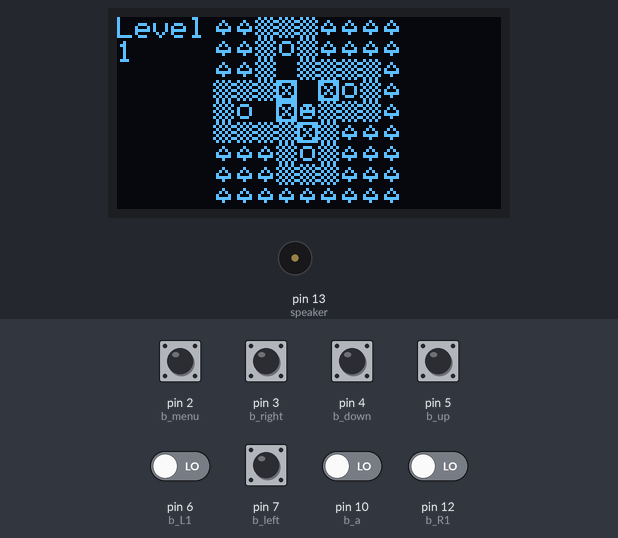
A sketch run on a simulated Arduino Uno, built with avr-gcc and run on an emulated ATmega328P. Shown: 128×64 one-colour display, buzzer (waves = sounding). The inputs (shaded band) are chosen by the test bench; at power-on: pin 2 (b_menu), pin 3 (b_right), pin 4 (b_down), pin 5 (b_up), pin 6 (b_L1), pin 7 (b_left), pin 10 (b_a), pin 12 (b_R1) LOW.

Above: at 2.0 s.
2.1 s: pin 4 (b_down) pulled HIGH for 0.15 s
At 3.5 s:
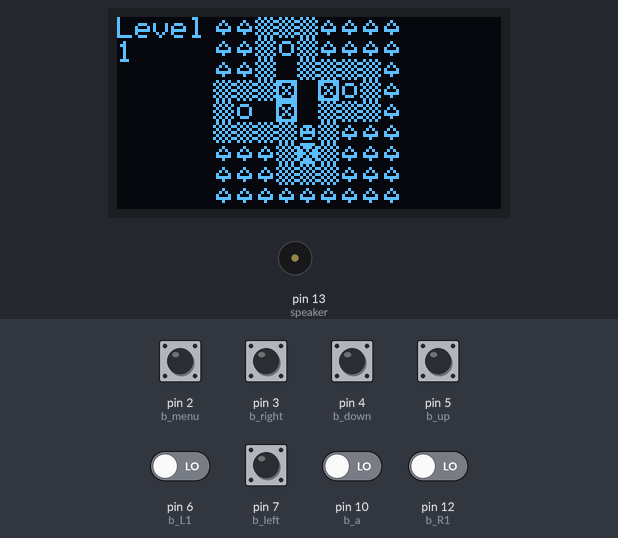
3.8 s: pin 2 (b_menu) pulled HIGH for 1 s
At 4.23 s:
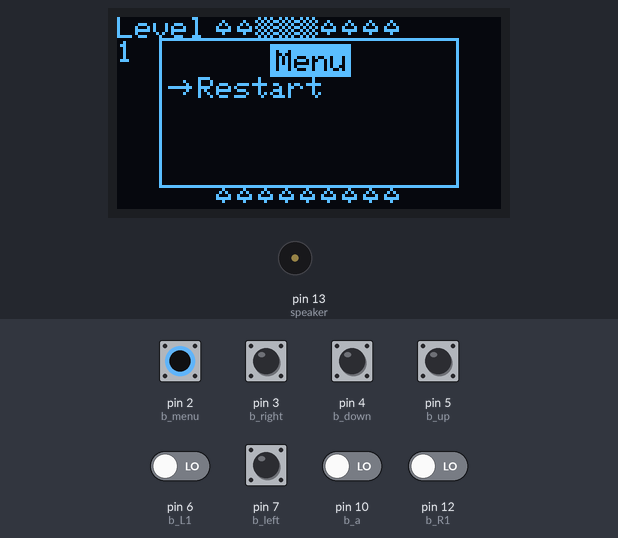
6.3 s: pin 6 (b_L1) driven HIGH
At 6.41 s:
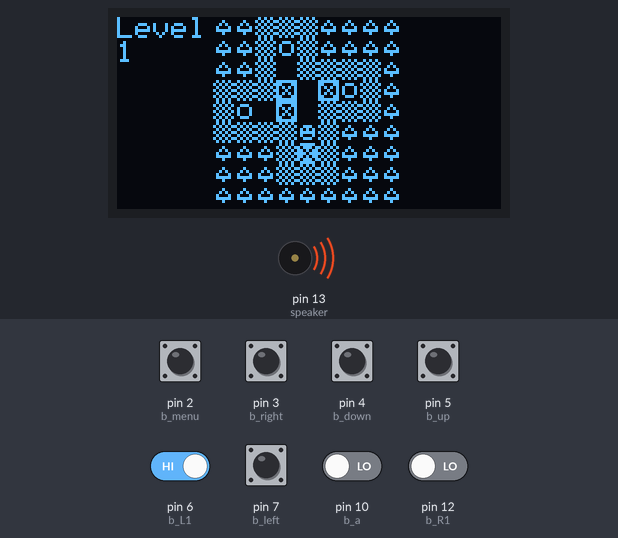
9.3 s: pin 2 (b_menu) pulled HIGH for 0.15 s
At 9.88 s:
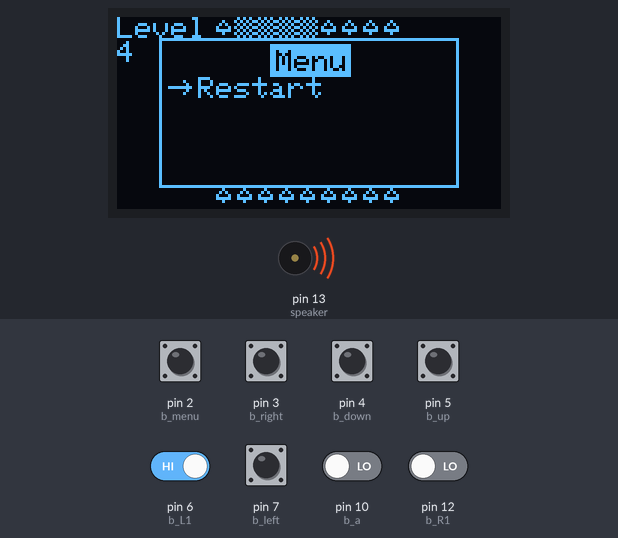
11.8 s: pin 10 (b_a) driven HIGH
At 12.64 s:
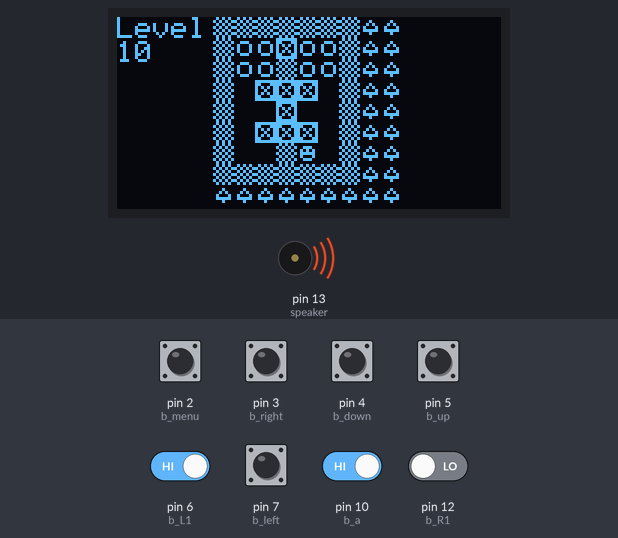
14.8 s: pin 3 (b_right) pulled HIGH for 0.15 s
At 15.16 s:
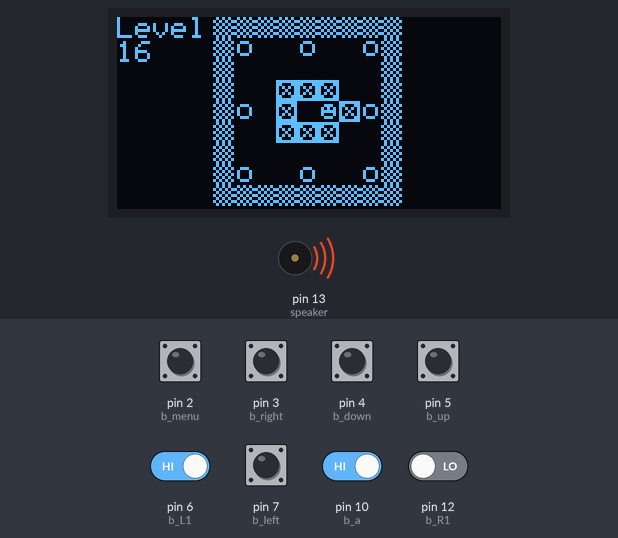
Timing chart, 0 to 17.5 s (numbered marks = the images above; inputs shaded):
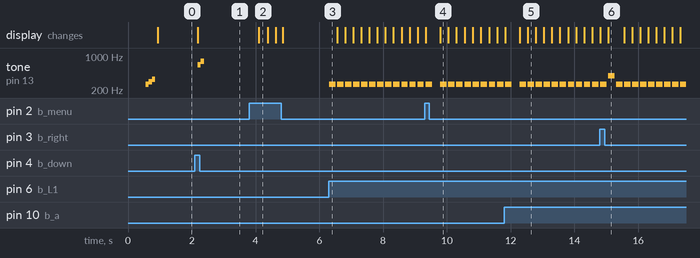

Measured:
- after the input at 2.1 s, tone on pin 13 (speaker): silent → 659 Hz after 0.09 s, → 784 Hz 0.10 s later, → silent 0.10 s later; the display: changes after 0.09 s (image 1)
- after the input at 3.8 s, the display: changes after 0.30 s (image 2)
- after the input at 6.3 s, tone on pin 13 (speaker): alternates 262 Hz for 0.20 s and silent for 0.05 s, starting at once
- what the display in image 6 shows lasts 0.5 s, from 15.1 s to 15.6 s

The sketch:

Sokoban.ino
```cpp
#include "buttons.h"
#include "display.h"
#include "speaker.h"
#include "utils.h"

#include "sokoban.h"


void setup() {
  //Serial.begin(9600);
  //Serial.println();

  if(!display.begin(SSD1306_SWITCHCAPVCC, SCREEN_ADDRESS)) {
    Serial.println(F("SSD1306 allocation failed"));
    for(;;);
  }

  display.clearDisplay();

  // Logo Bit-Boy
  display.drawRoundRect(33, 4, 59, 53, 3, SSD1306_WHITE);
  display.setTextSize(3);
  display.setTextColor(SSD1306_WHITE);
  display.setCursor(37, 8);
  display.println(F("BIT"));
  display.setCursor(37, 32);
  display.println(F("BOY"));
  display.display();
  delay(500);

  buttons.init();
  speaker.init();

  display.display();
}

void loop() {
  display.clearDisplay();

  sokoban.game();

  display.display();
}
```

buttons.cpp
```cpp
#include "buttons.h"
#include "display.h"
#include "speaker.h"

Buttons buttons;

void Buttons::init() {
  pinMode(b_menu , INPUT);
  pinMode(b_R1   , INPUT);
  pinMode(b_L1   , INPUT);
  pinMode(b_up   , INPUT);
  pinMode(b_right, INPUT);
  pinMode(b_down , INPUT);
  pinMode(b_left , INPUT);
  pinMode(b_a    , INPUT);
  pinMode(b_b    , INPUT);
  pinMode(b_x    , INPUT);
  pinMode(b_y    , INPUT);
}
```

buttons.h
```cpp
#ifndef BUTTONS_H
#define BUTTONS_H

#include <Arduino.h>

class Buttons
{
  public:
    void init();

    const int8_t b_menu  = 2;
    const int8_t b_R1    = 12;
    const int8_t b_L1    = 6;
    const int8_t b_up    = 5;
    const int8_t b_right = 3;
    const int8_t b_down  = 4;
    const int8_t b_left  = 7;
    const int8_t b_a     = 10;
    const int8_t b_b     = 11;
    const int8_t b_x     = 8;
    const int8_t b_y     = 9;

    bool b_state_menu  = false;
    bool b_state_R1    = false;
    bool b_state_L1    = false;
    bool b_state_up    = false;
    bool b_state_right = false;
    bool b_state_down  = false;
    bool b_state_left  = false;
    bool b_state_y     = false;
    bool b_state_b     = false;
    bool b_state_a     = false;
    bool b_state_x     = false;
};

extern Buttons buttons;

#endif
```

display.cpp
```cpp
#include "display.h"

Adafruit_SSD1306 display(SCREEN_WIDTH, SCREEN_HEIGHT, &Wire, OLED_RESET);
```

display.h
```cpp
#ifndef DISPLAY_H
#define DISPLAY_H

#include <SPI.h>
#include <Wire.h>
#include <Adafruit_GFX.h>
#include <Adafruit_SSD1306.h>

#define SCREEN_WIDTH 128
#define SCREEN_HEIGHT 64

#define OLED_RESET     -1
#define SCREEN_ADDRESS 0x3C

extern Adafruit_SSD1306 display;

#endif
```

sokoban.h
```cpp
#ifndef SOKOBAN_H
#define SOKOBAN_H

#include <Arduino.h>

class Sokoban
{
  private:
    void load_level(const uint8_t source[9][9]);
    void update_map(uint8_t agent_x, uint8_t agent_y, int8_t x, int8_t y);
    void move_agent(uint8_t direction);
    void is_level_completed();

    const uint8_t (*get_level(uint8_t level))[9];

    void draw_tree(uint8_t x, uint8_t y);
    void draw_wall(uint8_t x, uint8_t y);
    void draw_target(uint8_t x, uint8_t y);
    void draw_box(uint8_t x, uint8_t y);
    void draw_box_on_target(uint8_t x, uint8_t y);
    void draw_agent(uint8_t x, uint8_t y);
    void draw_map();

    uint8_t level = 1;
    bool load = true;
    uint8_t current_level[9][9];
    bool game_menu = false;

  public:
    void game();
};

extern Sokoban sokoban;

#endif
```

sounds.h
```cpp
#define NOTE_B0  31   // |________
#define NOTE_C1  33   // |________
#define NOTE_CS1 35   // |____####
#define NOTE_D1  37   // |________
#define NOTE_DS1 39   // |____####
#define NOTE_E1  41   // |________
#define NOTE_F1  44   // |________
#define NOTE_FS1 46   // |____####
#define NOTE_G1  49   // |________
#define NOTE_GS1 52   // |____####
#define NOTE_A1  55   // |________
#define NOTE_AS1 58   // |____####
#define NOTE_B1  62   // |________
#define NOTE_C2  65   // |________
#define NOTE_CS2 69   // |____####
#define NOTE_D2  73   // |________
#define NOTE_DS2 78   // |____####
#define NOTE_E2  82   // |________
#define NOTE_F2  87   // |________
#define NOTE_FS2 93   // |____####
#define NOTE_G2  98   // |________
#define NOTE_GS2 104  // |____####
#define NOTE_A2  110  // |________
#define NOTE_AS2 117  // |____####
#define NOTE_B2  123  // |________
#define NOTE_C3  131  // |________
#define NOTE_CS3 139  // |____####
#define NOTE_D3  147  // |________
#define NOTE_DS3 156  // |____####
#define NOTE_E3  165  // |________
#define NOTE_F3  175  // |________
#define NOTE_FS3 185  // |____####
#define NOTE_G3  196  // |________
#define NOTE_GS3 208  // |____####
#define NOTE_A3  220  // |________
#define NOTE_AS3 233  // |____####
#define NOTE_B3  247  // |________
#define NOTE_C4  262  // |________ <--
#define NOTE_CS4 277  // |____####
#define NOTE_D4  294  // |________
#define NOTE_DS4 311  // |____####
#define NOTE_E4  330  // |________
#define NOTE_F4  349  // |________
#define NOTE_FS4 370  // |____####
#define NOTE_G4  392  // |________
#define NOTE_GS4 415  // |____####
#define NOTE_A4  440  // |________
#define NOTE_AS4 466  // |____####
#define NOTE_B4  494  // |________
#define NOTE_C5  523  // |________
#define NOTE_CS5 554  // |____####
#define NOTE_D5  587  // |________
#define NOTE_DS5 622  // |____####
#define NOTE_E5  659  // |________
#define NOTE_F5  698  // |________
#define NOTE_FS5 740  // |____####
#define NOTE_G5  784  // |________
#define NOTE_GS5 831  // |____####
#define NOTE_A5  880  // |________
#define NOTE_AS5 932  // |____####
#define NOTE_B5  988  // |________
#define NOTE_C6  1047 // |________
#define NOTE_CS6 1109 // |____####
#define NOTE_D6  1175 // |________
#define NOTE_DS6 1245 // |____####
#define NOTE_E6  1319 // |________
#define NOTE_F6  1397 // |________
#define NOTE_FS6 1480 // |____####
#define NOTE_G6  1568 // |________
#define NOTE_GS6 1661 // |____####
#define NOTE_A6  1760 // |________
#define NOTE_AS6 1865 // |____####
#define NOTE_B6  1976 // |________
#define NOTE_C7  2093 // |________
#define NOTE_CS7 2217 // |____####
#define NOTE_D7  2349 // |________
#define NOTE_DS7 2489 // |____####
#define NOTE_E7  2637 // |________
#define NOTE_F7  2794 // |________
#define NOTE_FS7 2960 // |____####
#define NOTE_G7  3136 // |________
#define NOTE_GS7 3322 // |____####
#define NOTE_A7  3520 // |________
#define NOTE_AS7 3729 // |____####
#define NOTE_B7  3951 // |________
#define NOTE_C8  4186 // |________
#define NOTE_CS8 4435 // |____####
#define NOTE_D8  4699 // |________
#define NOTE_DS8 4978 // |____####
```

speaker.cpp
```cpp
#include "speaker.h"
#include "sounds.h"

Speaker speaker;

void Speaker::init() {
  pinMode(speaker, OUTPUT);
  action_sound();
}

void Speaker::action_sound() {
  tone(speaker, NOTE_C4,  100);
  delay(100);
  tone(speaker, NOTE_D4,  100);
  delay(100);
  tone(speaker, NOTE_E4,  100);
  delay(100);
}

void Speaker::play_note(int note, int time) {
  tone(speaker, note,  time);
  delay(time);
}
```

speaker.h
```cpp
#ifndef SPEAKER_H
#define SPEAKER_H

#include <Arduino.h>

class Speaker
{
  private:
    const int8_t speaker = 13;
  public:

    void init();
    void action_sound();
    void play_note(int note, int time);
};

extern Speaker speaker;

#endif
```

utils.cpp
```cpp
#include "utils.h"
#include "buttons.h"
#include "display.h"
#include "speaker.h"
#include "sounds.h"

#include <EEPROM.h>

Utils utils;

void Utils::update_eeprom_beep(bool estado) {
  EEPROM.update(EEPROM_ADDR_BEEP, estado);
}

bool Utils::read_eeprom_beep() {
  return EEPROM.read(EEPROM_ADDR_BEEP);
}

void Utils::draw_popup_menu(const char *menu_title, const char *options_list[]) {
  // Menu box
  display.fillRect(14, 7, 100, 50, SSD1306_BLACK);
  display.drawRect(14, 7, 100, 50, SSD1306_WHITE);

  // Menu title
  int8_t menu_title_length = count_characters(menu_title);
  menu_title_length = (menu_title_length * 5) + (menu_title_length - 1);
  display.fillRect(64 - (menu_title_length / 2) - 2, 9, menu_title_length + 4, 11, SSD1306_WHITE);
  display.setTextSize(1);
  display.setTextColor(SSD1306_BLACK);
  display.setCursor(64 - (menu_title_length / 2), 11);
  display.println(menu_title);

  // Options
  char buffer[4];
  display.setTextColor(SSD1306_WHITE);
  for (int8_t i = 0; i < 1; ++i) {
    display.setCursor(27, 20 + (8 * i));
    display.println(options_list[i]);
  }

  // Option selection arrow
  display.drawLine(17, 23 + (8 * popup_menu_index), 24, 23 + (8 * popup_menu_index), SSD1306_WHITE);
  display.drawLine(22, 21 + (8 * popup_menu_index), 24, 23 + (8 * popup_menu_index), SSD1306_WHITE);
  display.drawLine(22, 25 + (8 * popup_menu_index), 24, 23 + (8 * popup_menu_index), SSD1306_WHITE);
}

int8_t Utils::count_characters(const char *texto) {
    int count = 0;
    while (texto[count] != '\0') {
        count++;
    }
    return count;
}
```

utils.h
```cpp
#ifndef UTILS_H
#define UTILS_H

#include <Arduino.h>

#define EEPROM_ADDR_BEEP 0

class Utils
{
  private:
    int8_t count_characters(const char *texto);
  public:
    void update_eeprom_beep(bool estado);
    bool read_eeprom_beep();
    void draw_popup_menu(const char *menu_title, const char *options_list[]);

    int8_t popup_menu_index = 0;
};

extern Utils utils;

#endif
```

Source omitted: sokoban.cpp (17299 bytes)
